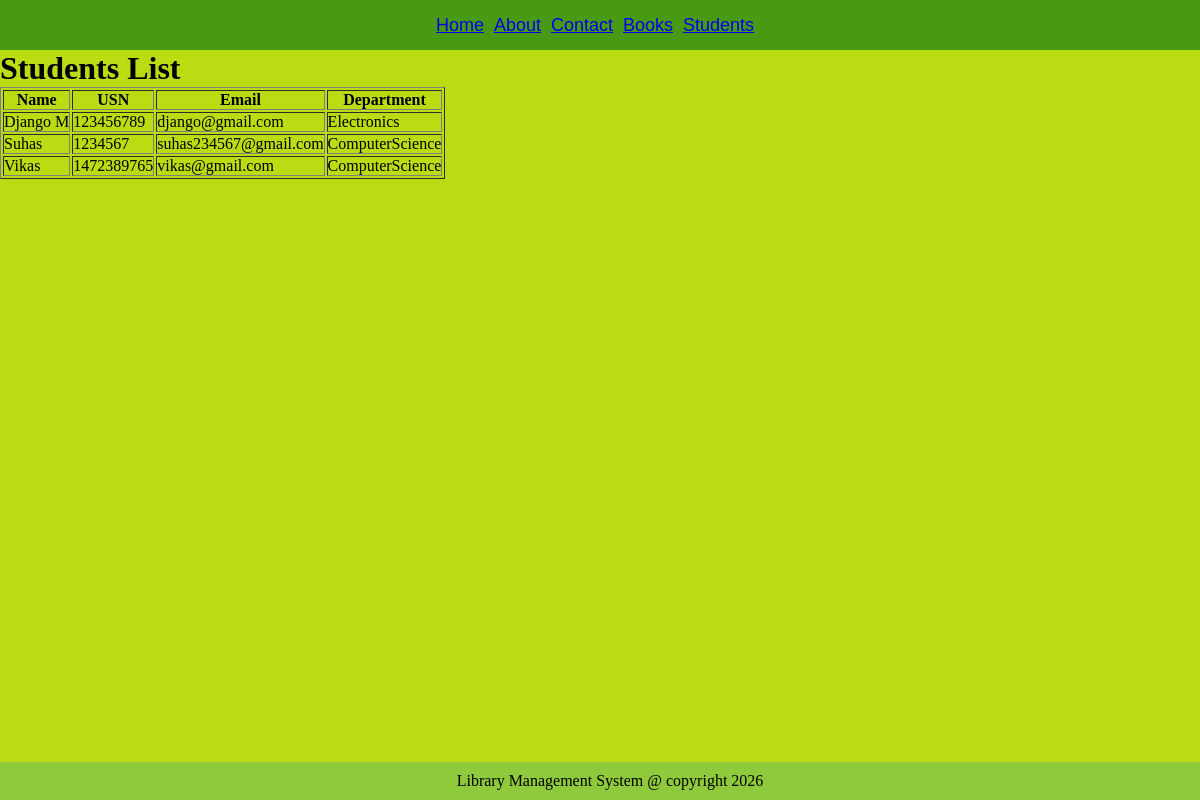
The page /students/ on the database its author committed.
### library/models.py (models this page shows, shortened)
class Student(models.Model):
    student_name=models.CharField(max_length=100)
    usn=models.CharField(max_length=20,unique=True)
    email=models.EmailField()
    phone_number=models.CharField(max_length=10)
    department=models.CharField(max_length=100)
    semester=models.SmallIntegerField()

### library/views.py (the view)
# urls.py: path("students/",views.students,name="students"),
def students(request):
    students=Student.objects.all().order_by('student_name')
    return render(request,'students.html',{'students':students})

### library/templates/students.html
{% extends 'base.html' %}
{% block content %}
<h1>Students List</h1>
<table border="1" cellpadding="10">
    <tr>
        <th>Name</th>
        <th>USN</th>
        <th>Email</th>
        <th>Department</th>
    </tr>
    {% for student in students %}
    <tr>
        <td>{{student.student_name}}</td>
        <td>{{student.usn}}</td>
        <td>{{student.email}}</td>
        <td>{{student.department}}</td>
    </tr>
    {% empty %}
    <tr>
        <td colspan="4">No students available</td>
    </tr>
    {% endfor %}
</table>
{% endblock %}

### library/static/css/style.css (style rules this page uses)
* { margin: 0; padding: 0; }
body { background-color: #BBDC12; flex-direction: column; min-height: 100vh; display: flex; }

### rows shown on the page
Student: student_name "Django M", usn "123456789", email "django@gmail.com", department "Electronics"
Student: student_name "Suhas", usn "1234567", email "suhas234567@gmail.com", department "ComputerScience"
Student: student_name "Vikas", usn "1472389765", email "vikas@gmail.com", department "ComputerScience"
